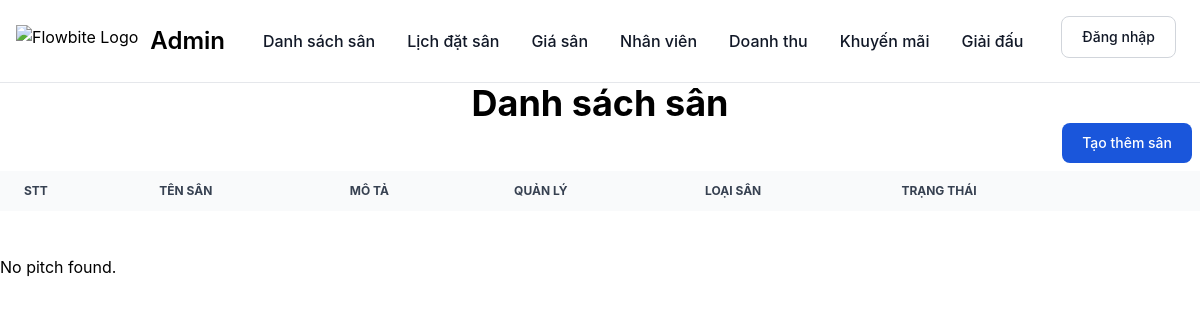
/Admin/detail_pitch.php, run on an earlier commit of the app's database.
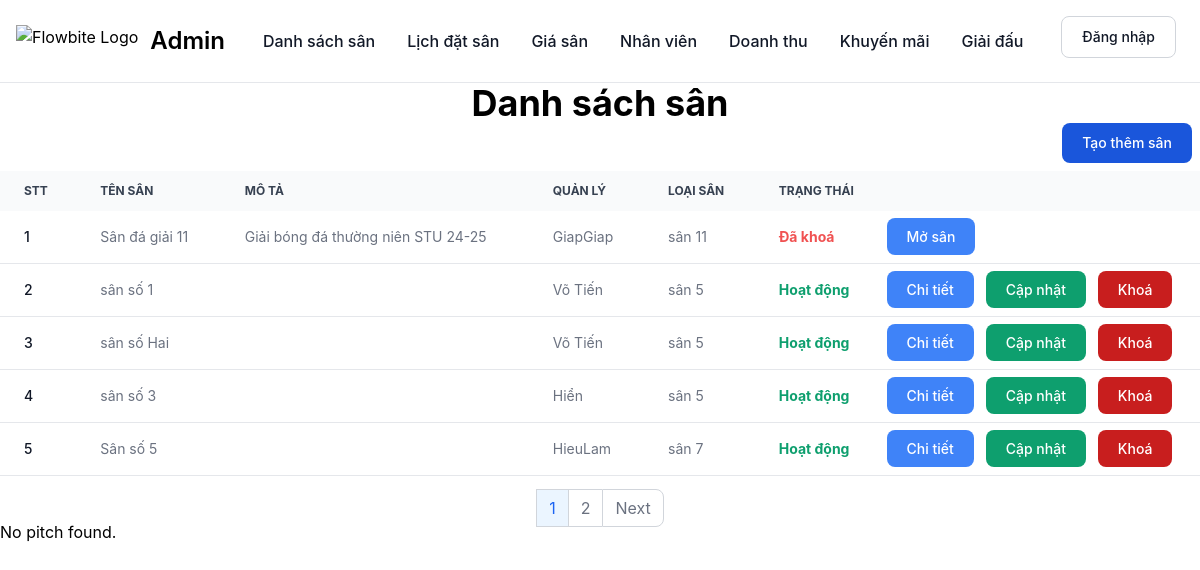
And on a later commit of the database.
### tables this page shows
CREATE TABLE IF NOT EXISTS `pitch` (
  `id` int(11) NOT NULL AUTO_INCREMENT,
  `name` varchar(255) NOT NULL,
  `deleted` tinyint(1) DEFAULT '0',
  `description` text,
  `manager_id` int(11) NOT NULL,
  `type_id` int(11) NOT NULL,
  PRIMARY KEY (`id`),
  KEY `pitch_manager_id_fk` (`manager_id`),
  KEY `pitch_type_id_fk` (`type_id`)
);

CREATE TABLE IF NOT EXISTS `manager` (
  `id` int(11) NOT NULL AUTO_INCREMENT,
  `name` varchar(255) NOT NULL,
  `phone` varchar(15) NOT NULL,
  `user_id` int(11) NOT NULL,
  PRIMARY KEY (`id`),
  KEY `manager_user_id_fk` (`user_id`)
);

CREATE TABLE IF NOT EXISTS `type` (
  `id` int(11) NOT NULL AUTO_INCREMENT,
  `name` varchar(255) NOT NULL,
  PRIMARY KEY (`id`)
);

### Classes/Db.class.php (called while the page is built, shortened)
<?php
class Db
{
	private $dbh = null;
	public function __construct()
	{
		$driver = "mysql:host=" . HOST . "; dbname=" . DB_NAME;
		try {
			$this->dbh = new PDO($driver, DB_USER, DB_PASS);
			$this->dbh->query("set names 'utf8' ");
		} catch (PDOException $e) {
			echo 'có lỗi xảy ra';
			exit();
		}
	}
	private function query($sql, $arr = array(), $mode = PDO::FETCH_ASSOC)
	{
		$stm = $this->dbh->prepare($sql);
		if (!$stm->execute($arr)) {
			echo "Sql lỗi.";
			exit;
		}
		return $stm->fetchAll($mode);
	}
	public function select($sql,  $arr = array(), $mode = PDO::FETCH_ASSOC)
	{
		return $this->query($sql, $arr, $mode);
	}
}

### Classes/Admin.class.php (the view, shortened to what the changed rows need)
<?php
class Admin extends DB
{
    public function getAllPitch()
    {
        $page = isset($_GET['page']) ? $_GET['page'] : 1;
        $records_per_page = 5;
        $offset = ($page - 1) * $records_per_page;
        $total_query = "SELECT COUNT(*) as total FROM pitch";
        $total_result = $this->select($total_query);
        $total_records = $total_result[0]['total'];
        $total_pages = ceil($total_records / $records_per_page);
        $query = "SELECT pitch.id as pitch_id, pitch.name as pitch_name, type.name as type_name, manager.name as mana_name, description, deleted FROM pitch
                    join type on pitch.type_id = type.id
                    join manager on pitch.manager_id = manager.id
                    ORDER BY pitch_id
                    LIMIT $offset, $records_per_page";
        $result = $this->select($query);
        echo '
        <div>
            <h2 class=" text-4xl font-bold text-center">Danh sách sân</h2>
            </div>
            <div class="flex justify-end">
            <a href="Create_pitch.php" class=" text-white bg-blue-700 hover:bg-blue-800 focus:ring-4 focus:ring-blue-300 font-medium rounded-lg text-sm px-5 py-2.5 me-2 mb-2 dark:bg-blue-600 dark:hover:bg-blue-700 focus:outline-none dark:focus:ring-blue-800">Tạo thêm sân </a>
            </div>
            <div class=" overflow-x-auto">
            <table class="w-full text-sm text-left rtl:text-right text-gray-500 dark:text-gray-400">
                <thead class="text-xs text-gray-700 uppercase bg-gray-50 dark:bg-gray-700 dark:text-gray-400">
                    <tr>
                        <th scope="col" class="px-6 py-3">
                            STT
                        </th>
                        <th scope="col" class="px-6 py-3">
                            Tên sân
                        </th>
                        <th scope="col" class="px-6 py-3">
                            Mô tả
                        </th>
                        <th scope="col" class="px-6 py-3">
                            Quản lý
                        </th>
                        <th scope="col" class="px-6 py-3">
                            Loại sân
                        </th>
                        <th scope="col" class="px-6 py-3">
                            Trạng thái
                        </th>
                        <th scope="col" class="px-6 py-3">
                        </th>
                    </tr>
                </thead>
                <tbody>';
        $index = $offset + 1;
        foreach ($result as $team) {
            echo ' <tr class="bg-white border-b dark:bg-gray-800 dark:border-gray-700">
                    <th scope="row" class="px-6 py-4 font-medium text-gray-900 whitespace-nowrap dark:text-white">
                    ' . $index++ . '
                    </th>
                    <td class="px-6 py-4">
                    ' . $team['pitch_name'] . '
                    </td>
                    <td class="px-6 py-4">
                    ' . $team['description'] . '
                    </td>
                    <td class="px-6 py-4">
                    ' . $team['mana_name'] . '
                    </td>
                    <td class="px-6 py-4">
                    ' . $team['type_name'] . '
                    </td>
                    <td class="px-6 py-4">
                    ';
            if ($team['deleted'] == 0) {
                echo '<div class="text-green-500 font-bold">Hoạt động</div>';
            } else {
                echo '<div class="text-red-500 font-bold">Đã khoá</div>';
            }
            echo '
                    </td>
                    <td class="px-1-py-4">';
            if ($team['deleted'] == 0) {
                echo '
                        <a href="detail_pitch.php?pitch=' . $team['pitch_id'] . '&page='.$page.'" class="focus:outline-none text-white bg-blue-500 hover:bg-blue-800 focus:ring-4 focus:ring-blue-300 font-medium rounded-lg text-sm px-5 py-2.5 me-2 mb-2 dark:bg-blue-600 dark:hover:bg-blue-500 dark:focus:ring-blue-500">Chi tiết</a>
                        <a href="update_pitch.php?pitch=' . $team['pitch_id'] . '" class="focus:outline-none text-white bg-green-500 hover:bg-green-800 focus:ring-4 focus:ring-green-300 font-medium rounded-lg text-sm px-5 py-2.5 me-2 mb-2 dark:bg-green-600 dark:hover:bg-green-500 dark:focus:ring-green-500">Cập nhật</a>
                        <a href="delete_pitch.php?pitch=' . $team['pitch_id'] . '" class="focus:outline-none text-white bg-red-700 hover:bg-red-800 focus:ring-4 focus:ring-red-300 font-medium rounded-lg text-sm px-5 py-2.5 me-2 mb-2 dark:bg-red-600 dark:hover:bg-red-700 dark:focus:ring-red-900">Khoá</a>
                    ';
            } else {
                echo '<a href="open_pitch.php?pitch=' . $team['pitch_id'] . '" class="focus:outline-none text-white bg-blue-500 hover:bg-blue-800 focus:ring-4 focus:ring-blue-300 font-medium rounded-lg text-sm px-5 py-2.5 me-2 mb-2 dark:bg-blue-600 dark:hover:bg-blue-500 dark:focus:ring-blue-500">Mở sân</a> ';
            }
            echo ' </td>
                    </tr>';
        }
        echo '</tbody>
                    </table>
        </div>
        ';
        echo '<div class="flex justify-center mt-5">';
        echo '<nav aria-label="Page navigation example">';
        echo '<ul class="inline-flex items-center -space-x-px">';
        for ($i = 1; $i <= $total_pages; $i++) {
            if ($i == $page) {
                echo '<li><a href="index.php?url=pitch&page=' . $i . '" class="px-3 py-2 leading-tight text-blue-600 bg-blue-50 border border-gray-300 hover:bg-blue-100 hover:text-blue-700 dark:border-gray-700 dark:bg-gray-700 dark:text-white">' . $i . '</a></li>';
            } else {
                echo '<li><a href="index.php?url=pitch&page=' . $i . '" class="px-3 py-2 leading-tight text-gray-500 bg-white border border-gray-300 hover:bg-gray-100 hover:text-gray-700 dark:bg-gray-800 dark:border-gray-700 dark:text-gray-400 dark:hover:bg-gray-700 dark:hover:text-white">' . $i . '</a></li>';
            }
        }
        if ($page < $total_pages) {
            echo '<li><a href="index.php?url=pitch&page=' . ($page + 1) . '" class="px-3 py-2 leading-tight text-gray-500 bg-white border border-gray-300 rounded-r-lg hover:bg-gray-100 hover:text-gray-700 dark:bg-gray-800 dark:border-gray-700 dark:text-gray-400 dark:hover:bg-gray-700 dark:hover:text-white">Next</a></li>';
        }
        echo '</ul>';
        echo '</nav>';
        echo '</div>';
    }
}

What changed in the data, as far as the page shows it:
added pitch: name "Sân đá giải 11", description "Giải bóng đá thường niên STU 24-25", manager.name "GiapGiap", type.name "sân 11", deleted "Đã khoá"
added pitch: name "sân số 1", manager.name "Võ Tiến", type.name "sân 5", deleted "Hoạt động"
added pitch: name "sân số Hai", manager.name "Võ Tiến", type.name "sân 5", deleted "Hoạt động"
added pitch: name "sân số 3", manager.name "Hiển", type.name "sân 5", deleted "Hoạt động"
added pitch: name "Sân số 5", manager.name "HieuLam", type.name "sân 7", deleted "Hoạt động"
Also different on the page:
new list line: "1"
new list line: "2"
text now shown: "Next"
